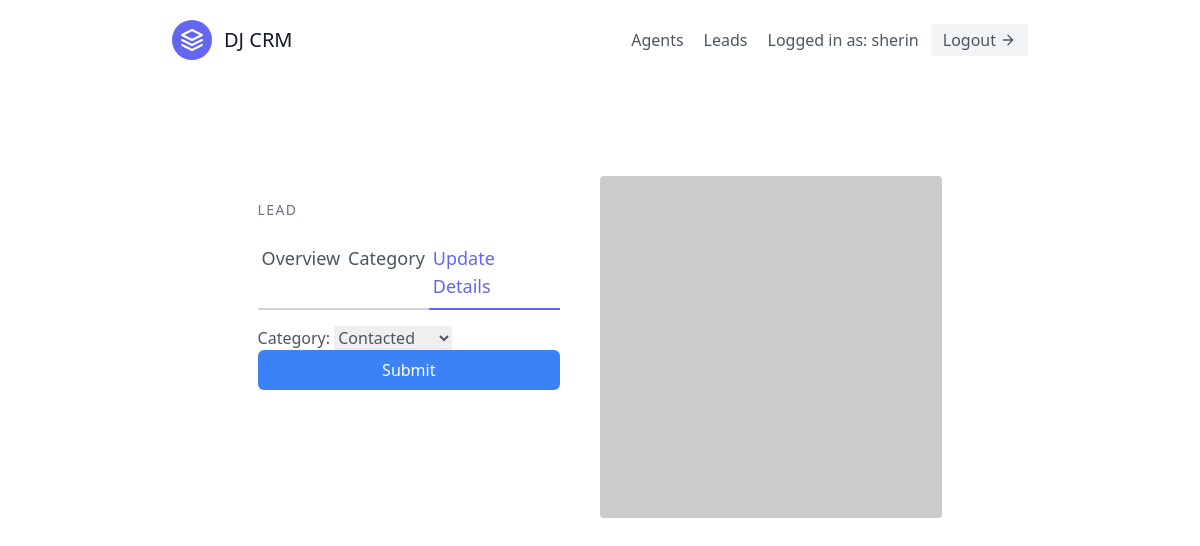
The page /leads/1/category/ (signed in) on the database as committed earlier.
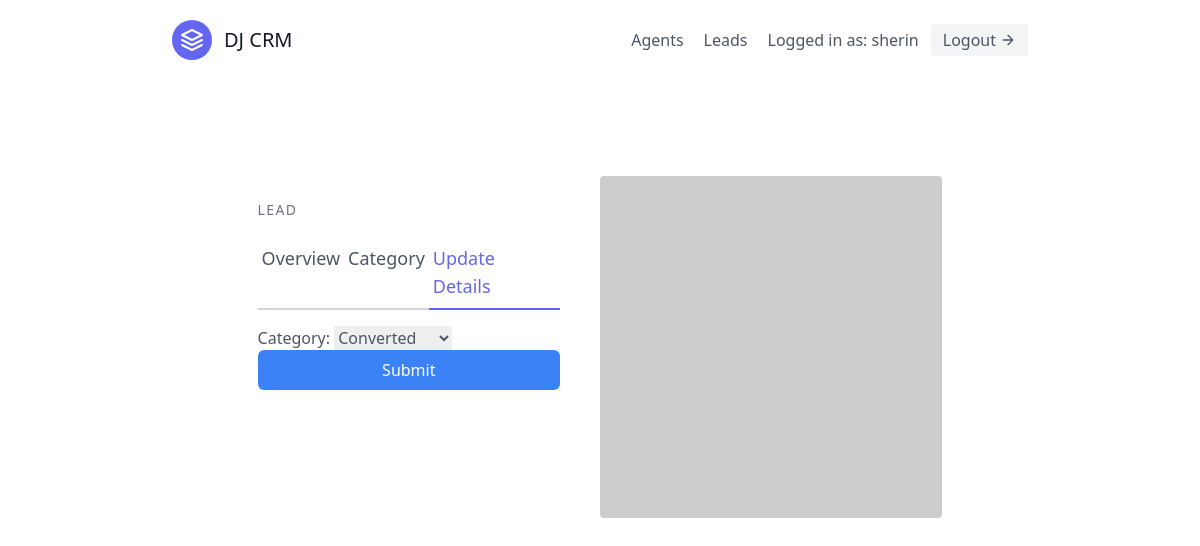
The same page on the database as committed later.
### leads/models.py (models this page shows, shortened)
class User(AbstractUser):
    is_organiser = models.BooleanField(default=True)
    is_agent = models.BooleanField(default=False)

class Lead(models.Model):
    first_name = models.CharField(max_length=50)
    last_name = models.CharField(max_length=50)
    age = models.IntegerField()
    organisation = models.ForeignKey(UserProfile, on_delete=models.CASCADE)
    agent = models.ForeignKey("Agent",null=True, blank=True, on_delete=models.SET_NULL)
    category = models.ForeignKey("Category",related_name="leads", null=True, blank=True, on_delete=models.SET_NULL)
    description = models.TextField()
    date_added = models.DateTimeField(auto_now_add=True)
    phone_number = models.CharField(max_length=20)
    email = models.EmailField()

### leads/views.py (the view, shortened to what this page needs)
# urls.py: path('<int:pk>/category/',CategoryUpdateView.as_view(), name='lead-category-update'),
class CategoryUpdateView(LoginRequiredMixin, generic.UpdateView):
    template_name = "leads/lead_category_update.html"
    form_class = LeadCategoryUpdateForm
    def get_queryset(self):
        user = self.request.user
        if user.is_organiser:
            queryset = Lead.objects.filter(organisation=user.userprofile)
        else:
            queryset = Lead.objects.filter(organisation=user.agent.organisation)
            queryset = queryset.filter(agent__user=user)
        return queryset

### leads/forms.py
class LeadCategoryUpdateForm(forms.ModelForm):
    class Meta:
        model = Lead
        fields = (
            'category',
        )

### leads/models.py (called while the page is built)
    def __str__(self):
        return self.name

### leads/templates/leads/lead_category_update.html (shortened to what this page needs)
{% extends "base.html" %}
{% load tailwind_filters %}
{% block content %}
<section class="text-gray-600 body-font overflow-hidden">
  <div class="container px-5 py-24 mx-auto">
    <div class="lg:w-4/5 mx-auto flex flex-wrap">
      <div class="lg:w-1/2 w-full lg:pr-10 lg:py-6 mb-6 lg:mb-0">
        <h2 class="text-sm title-font text-gray-500 tracking-widest">LEAD</h2>
         <div class="flex mb-4">
          <a href="{% url 'leads:lead-detail' lead.pk %}" class="flex-grow border-b-2 border-gray-300 py-2 text-lg px-1">Overview</a>
          <a href="{% url 'leads:lead-update' lead.pk %}" class="flex-grow border-b-2 border-gray-300 py-2 text-lg px-1">Category</a>
          <a href="{% url 'leads:lead-update' lead.pk %}" class="flex-grow text-indigo-500 border-b-2 border-indigo-500 py-2 text-lg px-1"> Update Details</a>
        </div>
        <form method="post">
            {{ form|crispy }}
        <button type="submit" class="w-full bg-blue-500 text-white hover:bg-blue-600 px-3 py-2 rounded-md"> Submit </button>
        </form>
      </div>
      <img alt="ecommerce" class="lg:w-1/2 w-full lg:h-auto h-64 object-cover object-center rounded" src="https://dummyimage.com/400x400">
    </div>
  </div>
</section>
{% endblock content %}

### templates/base.html (shortened to what this page needs)
{% load static %}
<html>
    <head>
        <link href="{% static 'css/styles.css' %}" rel="stylesheet" />
        <link href="https://unpkg.com/tailwindcss@^2/dist/tailwind.min.css" rel="stylesheet">
    </head>
    <body>
        <div class="max-w-4xl mx-auto">
            {% include "navbar.html" %}
            {% block content %}
            {% endblock %}
        </div>
    </body>
</html>

### templates/navbar.html (shortened to what this page needs)
<header class="text-gray-600 body-font">
  <div class="container mx-auto flex flex-wrap p-5 flex-col md:flex-row items-center">
    <a class="flex title-font font-medium items-center text-gray-900 mb-4 md:mb-0">
      <svg xmlns="http://www.w3.org/2000/svg" fill="none" stroke="currentColor" stroke-linecap="round" stroke-linejoin="round" stroke-width="2" class="w-10 h-10 text-white p-2 bg-indigo-500 rounded-full" viewBox="0 0 24 24">
        <path d="M12 2L2 7l10 5 10-5-10-5zM2 17l10 5 10-5M2 12l10 5 10-5"></path>
      </svg>
      <span class="ml-3 text-xl">DJ CRM</span>
    </a>
    <nav class="md:ml-auto flex flex-wrap items-center text-base justify-center">
      {% if not request.user.is_authenticated %}
        <a href="{% url 'signup' %}" class="mr-5 hover:text-gray-900">Signup</a>
      {% else %}
        {% if request.user.is_organiser %}
        <a href="{% url 'agents:agent-list' %}" class="mr-5 hover:text-gray-900">Agents</a>
        {% endif %}
      <a href="{% url 'leads:lead-list' %}" class="mr-5 hover:text-gray-900">Leads</a>
       {% endif %}
    </nav>
    {% if  request.user.is_authenticated %}
      Logged in as: {{ request.user.username }}
      <a href="{% url 'logout' %}" ><button class="ml-3 inline-flex items-center bg-gray-100 border-0 py-1 px-3 focus:outline-none hover:bg-gray-200 rounded text-base mt-4 md:mt-0">
      Logout
      <svg fill="none" stroke="currentColor" stroke-linecap="round" stroke-linejoin="round" stroke-width="2" class="w-4 h-4 ml-1" viewBox="0 0 24 24">
        <path d="M5 12h14M12 5l7 7-7 7"></path>
      </svg>
    </button>
    </a>
    {% endif %}
  </div>
</header>

### templates/scripts.html (shortened to what this page needs)
{% load static %}

Rows that differ between the two databases and show on the page:
changed Lead: category "Contacted" → "Converted"
